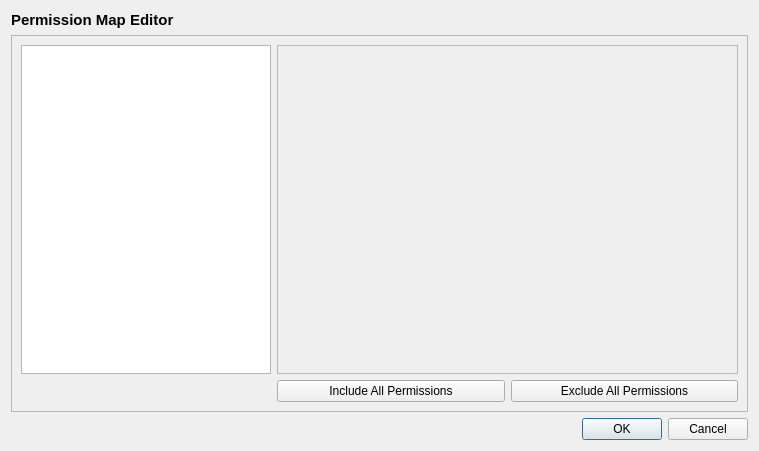
<?xml version="1.0" encoding="UTF-8"?>
<ui version="4.0">
 <class>PermissionMapEditor_ui</class>
 <widget class="QDialog" name="PermissionMapEditor_ui">
  <property name="geometry">
   <rect>
    <x>0</x>
    <y>0</y>
    <width>759</width>
    <height>451</height>
   </rect>
  </property>
  <property name="windowTitle">
   <string>Dialog</string>
  </property>
  <layout class="QVBoxLayout" name="verticalLayout">
   <item>
    <widget class="QLabel" name="label">
     <property name="font">
      <font>
       <pointsize>11</pointsize>
       <weight>75</weight>
       <bold>true</bold>
      </font>
     </property>
     <property name="text">
      <string>Permission Map Editor</string>
     </property>
    </widget>
   </item>
   <item>
    <widget class="QFrame" name="frame">
     <property name="frameShape">
      <enum>QFrame::StyledPanel</enum>
     </property>
     <property name="frameShadow">
      <enum>QFrame::Raised</enum>
     </property>
     <layout class="QGridLayout" name="gridLayout_2">
      <item row="1" column="2">
       <widget class="QPushButton" name="enable_all">
        <property name="text">
         <string>Include All Permissions</string>
        </property>
       </widget>
      </item>
      <item row="0" column="1">
       <widget class="QListView" name="classes">
        <property name="maximumSize">
         <size>
          <width>250</width>
          <height>16777215</height>
         </size>
        </property>
       </widget>
      </item>
      <item row="1" column="3">
       <widget class="QPushButton" name="disable_all">
        <property name="text">
         <string>Exclude All Permissions</string>
        </property>
       </widget>
      </item>
      <item row="0" column="2" colspan="2">
       <widget class="QScrollArea" name="scrollArea">
        <property name="widgetResizable">
         <bool>true</bool>
        </property>
        <property name="alignment">
         <set>Qt::AlignmentFlag::AlignLeading|Qt::AlignmentFlag::AlignLeft|Qt::AlignmentFlag::AlignTop</set>
        </property>
        <widget class="QWidget" name="scrollAreaWidgetContents">
         <property name="geometry">
          <rect>
           <x>0</x>
           <y>0</y>
           <width>463</width>
           <height>331</height>
          </rect>
         </property>
         <layout class="QVBoxLayout" name="perm_mappings"/>
        </widget>
       </widget>
      </item>
     </layout>
    </widget>
   </item>
   <item>
    <widget class="QDialogButtonBox" name="buttonBox">
     <property name="orientation">
      <enum>Qt::Orientation::Horizontal</enum>
     </property>
     <property name="standardButtons">
      <set>QDialogButtonBox::StandardButton::Cancel|QDialogButtonBox::StandardButton::Ok</set>
     </property>
    </widget>
   </item>
  </layout>
 </widget>
 <tabstops>
  <tabstop>classes</tabstop>
  <tabstop>scrollArea</tabstop>
  <tabstop>enable_all</tabstop>
  <tabstop>disable_all</tabstop>
 </tabstops>
 <resources/>
 <connections>
  <connection>
   <sender>buttonBox</sender>
   <signal>accepted()</signal>
   <receiver>PermissionMapEditor_ui</receiver>
   <slot>accept()</slot>
   <hints>
    <hint type="sourcelabel">
     <x>248</x>
     <y>254</y>
    </hint>
    <hint type="destinationlabel">
     <x>157</x>
     <y>274</y>
    </hint>
   </hints>
  </connection>
  <connection>
   <sender>buttonBox</sender>
   <signal>rejected()</signal>
   <receiver>PermissionMapEditor_ui</receiver>
   <slot>reject()</slot>
   <hints>
    <hint type="sourcelabel">
     <x>316</x>
     <y>260</y>
    </hint>
    <hint type="destinationlabel">
     <x>286</x>
     <y>274</y>
    </hint>
   </hints>
  </connection>
 </connections>
</ui>
